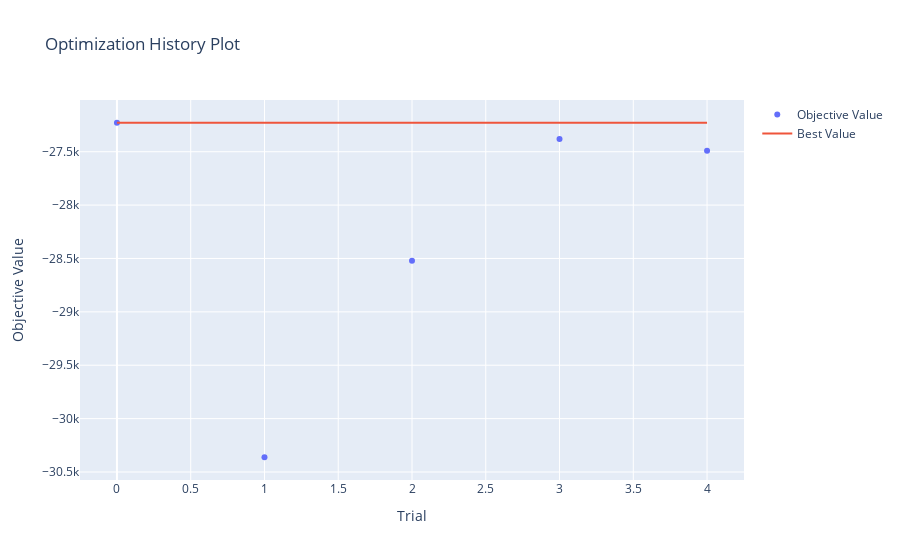
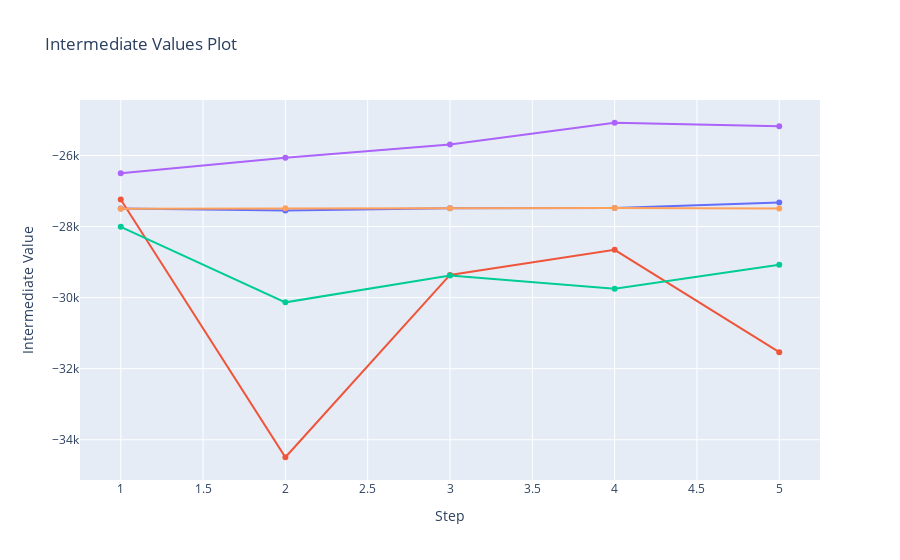
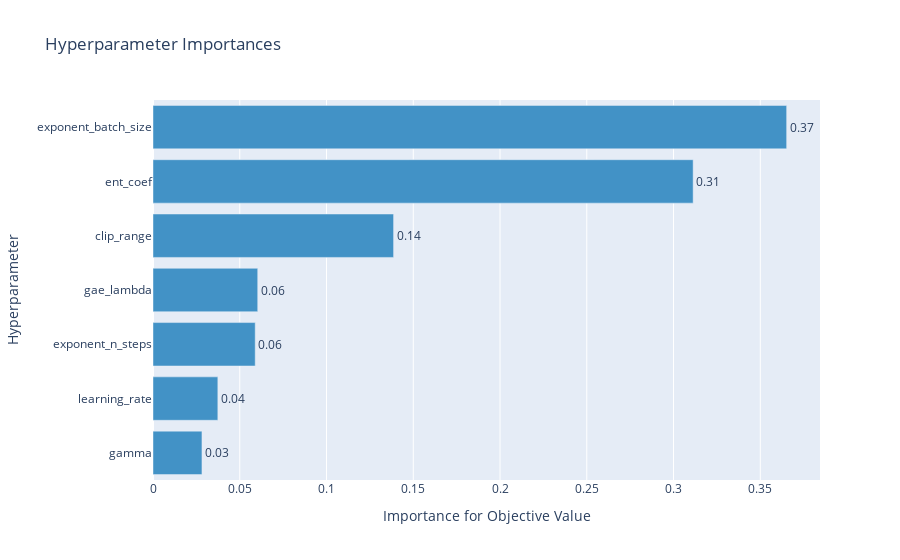

Notebook cell for these charts, in order:
### Markdown cell above
## Examining the hyperparameter tuning

### Code cell
from optuna.visualization import plot_optimization_history, plot_intermediate_values, plot_param_importances, plot_slice, plot_parallel_coordinate

fig1 = plot_optimization_history(study)
fig2 = plot_intermediate_values(study)
fig3 = plot_param_importances(study)
fig4 = visualization.plot_slice(study);
fig5 = plot_parallel_coordinate(study);
fig1.show()
fig2.show()
fig3.show()
fig4.show()
fig5.show()

### Figure 1 — Plotly figure (JSON) as saved in the notebook; plotly's stock layout.template omitted (floating-point values rounded to 4 significant figures)
{"data": [{"mode": "markers", "name": "Objective Value", "type": "scatter", "x": [0, 1, 2, 3, 4], "y": [-27230.0, -30360.0, -28520.0, -27380.0, -27490.0]}, {"mode": "lines", "name": "Best Value", "type": "scatter", "x": [0, 1, 2, 3, 4], "y": [-27230.0, -27230.0, -27230.0, -27230.0, -27230.0]}, {"marker": {"color": "#cccccc"}, "mode": "markers", "name": "Infeasible Trial", "showlegend": false, "type": "scatter", "x": [], "y": []}], "layout": {"title": {"text": "Optimization History Plot"}, "xaxis": {"title": {"text": "Trial"}}, "yaxis": {"title": {"text": "Objective Value"}}}}

### Figure 2 — Plotly figure (JSON) as saved in the notebook; plotly's stock layout.template omitted (floating-point values rounded to 4 significant figures)
{"data": [{"marker": {"maxdisplayed": 10}, "mode": "lines+markers", "name": "Trial0", "type": "scatter", "x": [1, 2, 3, 4, 5], "y": [-27490.0, -27550.0, -27490.0, -27480.0, -27330.0]}, {"marker": {"maxdisplayed": 10}, "mode": "lines+markers", "name": "Trial1", "type": "scatter", "x": [1, 2, 3, 4, 5], "y": [-27240.0, -34490.0, -29360.0, -28660.0, -31530.0]}, {"marker": {"maxdisplayed": 10}, "mode": "lines+markers", "name": "Trial2", "type": "scatter", "x": [1, 2, 3, 4, 5], "y": [-28010.0, -30130.0, -29370.0, -29750.0, -29070.0]}, {"marker": {"maxdisplayed": 10}, "mode": "lines+markers", "name": "Trial3", "type": "scatter", "x": [1, 2, 3, 4, 5], "y": [-26500.0, -26060.0, -25690.0, -25080.0, -25180.0]}, {"marker": {"maxdisplayed": 10}, "mode": "lines+markers", "name": "Trial4", "type": "scatter", "x": [1, 2, 3, 4, 5], "y": [-27500.0, -27480.0, -27480.0, -27480.0, -27490.0]}], "layout": {"showlegend": false, "title": {"text": "Intermediate Values Plot"}, "xaxis": {"title": {"text": "Step"}}, "yaxis": {"title": {"text": "Intermediate Value"}}}}

### Figure 3 — Plotly figure (JSON) as saved in the notebook; plotly's stock layout.template omitted (floating-point values rounded to 4 significant figures)
{"data": [{"cliponaxis": false, "hovertemplate": ["gamma (FloatDistribution): 0.0282167508840501<extra></extra>", "learning_rate (FloatDistribution): 0.03736684586643307<extra></extra>", "exponent_n_steps (IntDistribution): 0.058904827856539825<extra></extra>", "gae_lambda (FloatDistribution): 0.06035778698907988<extra></extra>", "clip_range (FloatDistribution): 0.13865499269141304<extra></extra>", "ent_coef (FloatDistribution): 0.31130663348688214<extra></extra>", "exponent_batch_size (IntDistribution): 0.3651921622256019<extra></extra>"], "marker": {"color": "rgb(66,146,198)"}, "orientation": "h", "text": ["0.03", "0.04", "0.06", "0.06", "0.14", "0.31", "0.37"], "textposition": "outside", "type": "bar", "x": [0.02822, 0.03737, 0.0589, 0.06036, 0.1387, 0.3113, 0.3652], "y": ["gamma", "learning_rate", "exponent_n_steps", "gae_lambda", "clip_range", "ent_coef", "exponent_batch_size"]}], "layout": {"showlegend": false, "title": {"text": "Hyperparameter Importances"}, "xaxis": {"title": {"text": "Importance for Objective Value"}}, "yaxis": {"title": {"text": "Hyperparameter"}}}}
